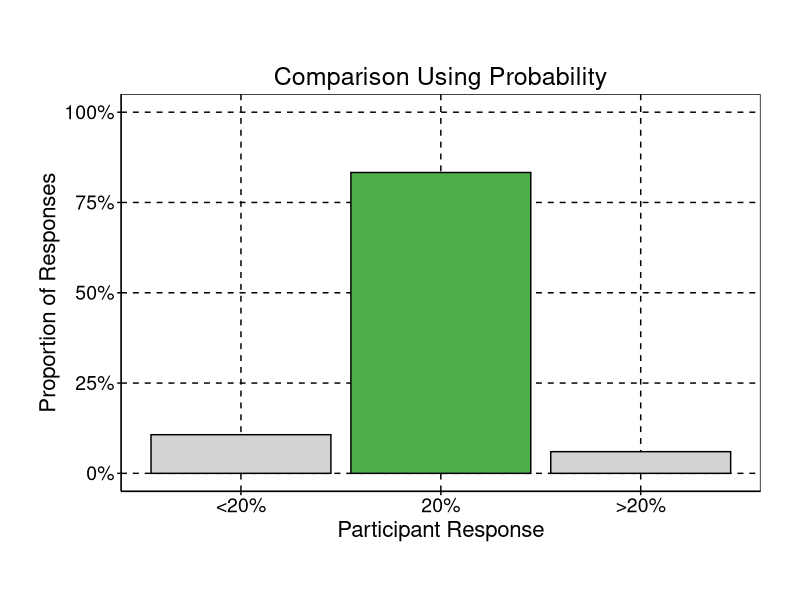
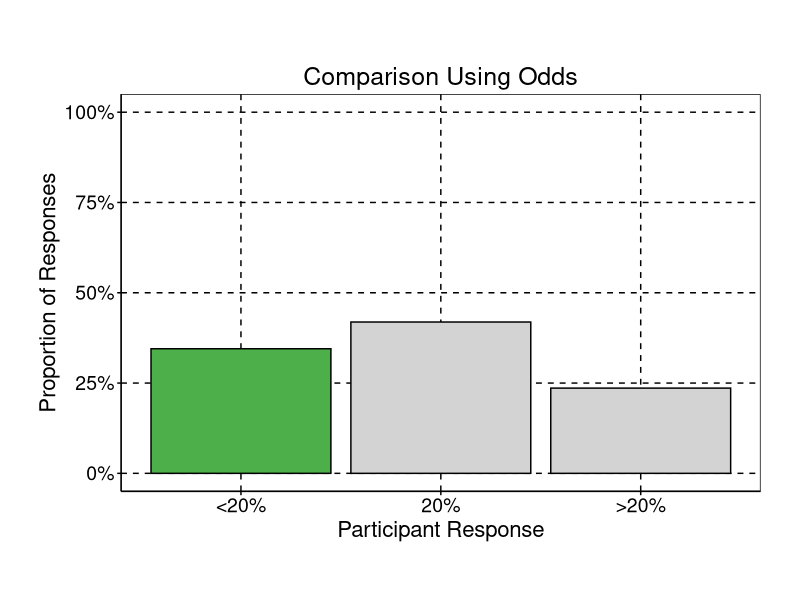
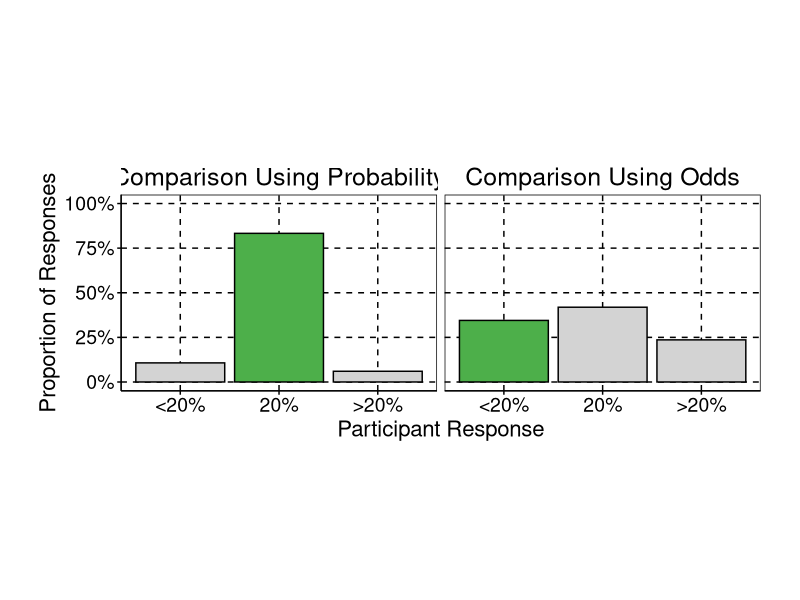
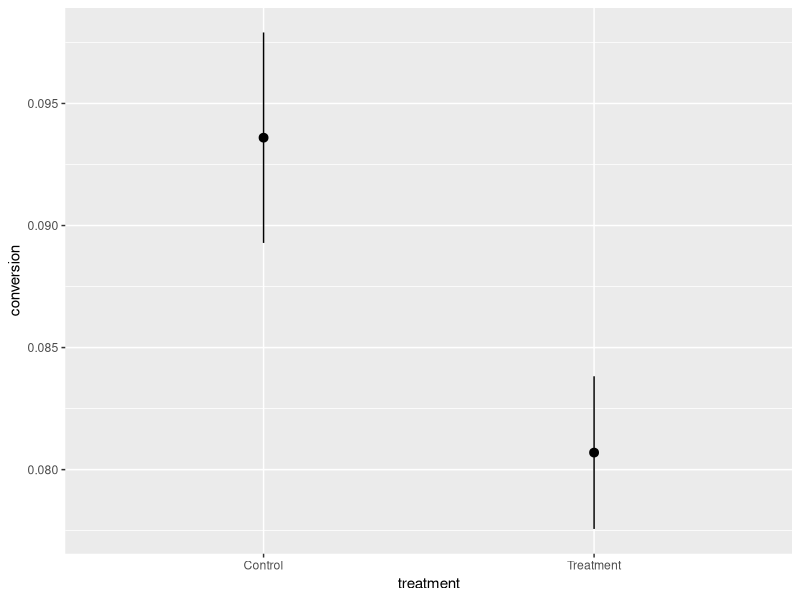
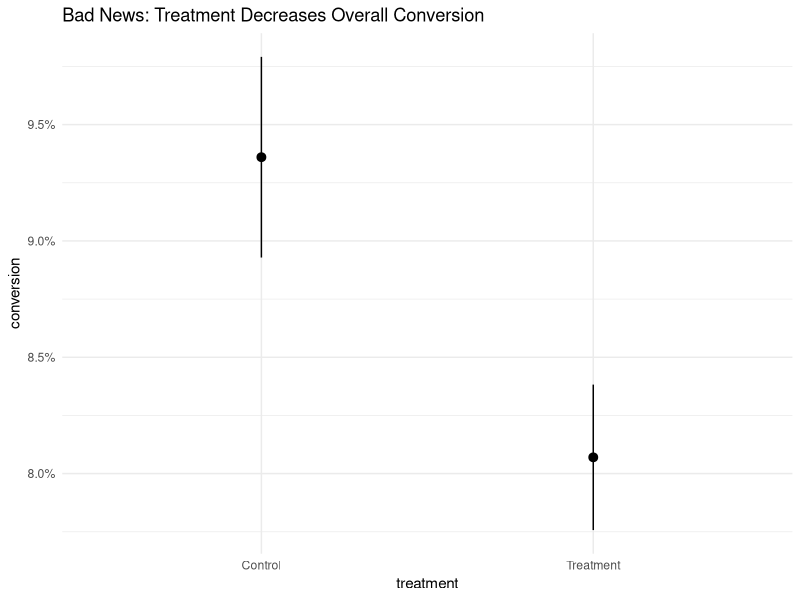
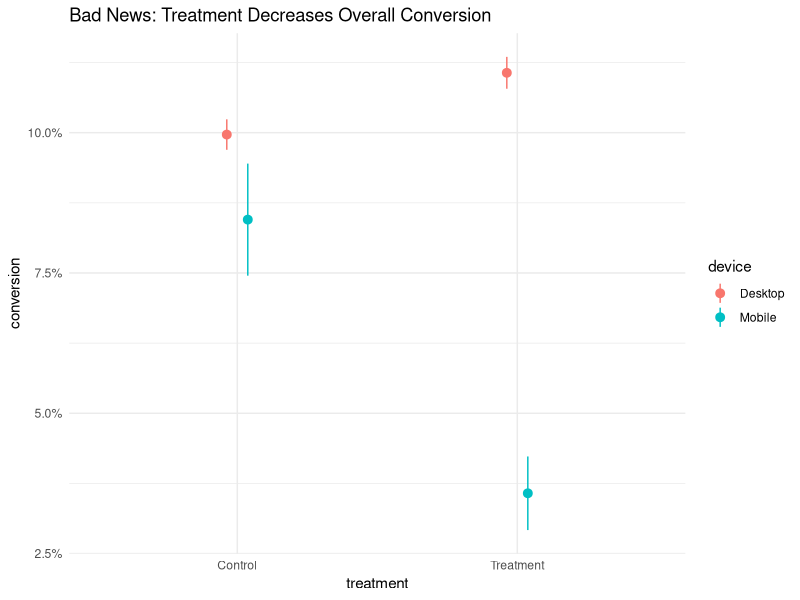

The R script that drew these images, in order:
## ---- chunk 1
#| echo: false
#| warning: false
#| message: false

library(tidyverse)
library(marginaleffects)

options(width = 10000)
options(marginaleffects_print_column_names = 10000)
options(marginaleffects_print_type = FALSE)
options(digits = 2)

od <- tibble::tribble(
  ~device,         ~population_weight, ~experiment_weight, ~p_control, ~p_treat,
  "Desktop",         0.6,     0.94,        0.1,     0.11,
  "Mobile",         0.4,    0.06,          0.08,     0.03
)

population_weights <- od %>% 
                      select(device, population_weight, experiment_weight) 


withr::with_seed(1, {
  
experiment_data <- od %>% 
                   sample_n(100000, weight = experiment_weight, replace=T) %>% 
                   group_by(device) %>% 
                   mutate(
                     treatment = sample(c('Treatment','Control'), size = n(), replace=T),
                     p = case_match(treatment, 'Treatment' ~ p_treat, .default = p_control),
                     conversion = rbinom(n(), 1, p)
                   ) %>% 
                   ungroup

})
# 
# a = od %>% summarise_at(vars(starts_with('p_')), ~weighted.mean(., experiment_weight))
# b = od %>% summarise_at(vars(starts_with('p_')), ~weighted.mean(., population_weight))
# 
# bind_rows(a, b) %>%
#   mutate(lift = map2_dbl(p_treat, p_control, lift))
## ---- chunk 2
#| echo: false
polls <- tribble(
  ~'prop', ~'response', ~"prompt", ~"correct", 
  0.107, "<20%", "Probability", 0,
  0.833, "20%", "Probability", 1,
  0.06,  ">20%", "Probability", 0,
  .345, "<20%", "Odds", 1,
  .419, "20%", "Odds", 0,
  .236, ">20%", "Odds", 0
) %>% 
  mutate(
    response = factor(response, levels = c("<20%", "20%", ">20%"), ordered = T),
    prompt = fct_rev(prompt),
    correct = factor(correct)
  ) 

my_labeller <- function(variable,value){
  return(str_c('Comparison Using ', value))
}


polls %>% 
  filter(prompt=='Probability') %>% 
  ggplot(aes(response, prop, fill=correct)) + 
  geom_col(color='black') +
  facet_wrap(~prompt, labeller = my_labeller) + 
  scale_y_continuous(labels = scales::percent) + 
  scale_fill_manual(values = c('light gray', '#4DAF4A')) + 
  labs(x='Participant Response', 
       y = 'Proportion of Responses') + 
  guides(fill='none') + 
  theme(
    aspect.ratio = 1 / 1.61,
    panel.background = element_rect(fill = "transparent", colour = 'black'),
    plot.background = element_rect(fill = "transparent", colour = NA),
    axis.title = element_text(colour = "black", size = 16),
    axis.text = element_text(colour = "black", size = 14),
    axis.ticks = element_line(colour = "black"),
    axis.line = element_line(colour = "black"),
    strip.background = element_rect(fill = "transparent", colour = NA),
    strip.text = element_text(colour = "black", size = 18),
    panel.grid.major = element_line(colour = "black", linetype = "dashed"), # Major grid lines
    panel.grid.minor = element_blank(),
    legend.background = element_rect(fill = "transparent", colour = NA),
    legend.text = element_text(colour = "black"),
    legend.title = element_text(colour = "black"),
    legend.key = element_rect(fill = "transparent", colour = NA),
    title = element_text(color="black"),
    plot.margin=grid::unit(c(1,1,1,1), "cm")
  ) + 
  scale_y_continuous(labels = scales::percent, limits = c(0, 1)) -> p1

p1
## ---- chunk 3
#| echo: false
polls %>% 
  filter(prompt=='Odds') %>% 
  ggplot(aes(response, prop, fill=correct)) + 
  geom_col(color='black') +
  facet_wrap(~prompt, labeller = my_labeller) + 
  scale_fill_manual(values = c('light gray', '#4DAF4A')) + 
  labs(x='Participant Response', 
       y = 'Proportion of Responses') + 
  guides(fill='none') + 
  theme(
    aspect.ratio = 1 / 1.61,
    panel.background = element_rect(fill = "transparent", colour = 'black'),
    plot.background = element_rect(fill = "transparent", colour = NA),
    axis.title = element_text(colour = "black", size = 16),
    axis.text = element_text(colour = "black", size = 14),
    axis.ticks = element_line(colour = "black"),
    axis.line = element_line(colour = "black"),
    strip.background = element_rect(fill = "transparent", colour = NA),
    strip.text = element_text(colour = "black", size = 18),
    panel.grid.major = element_line(colour = "black", linetype = "dashed"), # Major grid lines
    panel.grid.minor = element_blank(),
    legend.background = element_rect(fill = "transparent", colour = NA),
    legend.text = element_text(colour = "black"),
    legend.title = element_text(colour = "black"),
    legend.key = element_rect(fill = "transparent", colour = NA),
    title = element_text(color="black"),
    plot.margin=grid::unit(c(1,1,1,1), "cm")
  ) + 
  scale_y_continuous(labels = scales::percent, limits = c(0, 1)) -> p2

p2
## ---- chunk 4
#| echo: false
polls %>% 
  ggplot(aes(response, prop, fill=correct)) + 
  geom_col(color='black') +
  facet_wrap(~prompt, labeller = my_labeller) + 
  scale_fill_manual(values = c('light gray', '#4DAF4A')) + 
  labs(x='Participant Response', 
       y = 'Proportion of Responses') + 
  guides(fill='none') + 
  theme(
    aspect.ratio = 1 / 1.61,
    panel.background = element_rect(fill = "transparent", colour = 'black'),
    plot.background = element_rect(fill = "transparent", colour = NA),
    axis.title = element_text(colour = "black", size = 16),
    axis.text = element_text(colour = "black", size = 14),
    axis.ticks = element_line(colour = "black"),
    axis.line = element_line(colour = "black"),
    strip.background = element_rect(fill = "transparent", colour = NA),
    strip.text = element_text(colour = "black", size = 18),
    panel.grid.major = element_line(colour = "black", linetype = "dashed"), # Major grid lines
    panel.grid.minor = element_blank(),
    legend.background = element_rect(fill = "transparent", colour = NA),
    legend.text = element_text(colour = "black"),
    legend.title = element_text(colour = "black"),
    legend.key = element_rect(fill = "transparent", colour = NA),
    title = element_text(color="black"),
    plot.margin=grid::unit(c(1,1,1,1), "cm")
  ) + 
  scale_y_continuous(labels = scales::percent, limits = c(0, 1)) 
## ---- chunk 5
#| echo: true

model <- glm(conversion ~ treatment*device, 
  data=experiment_data,
  family = binomial())
## ---- chunk 6
#| echo: true
lift <- function(treated, control){
  diff <- mean(treated) - mean(control)
  diff / mean(control)
}
## ---- chunk 7
#| echo: false
lift <- function(hi, lo){
  diff <- mean(hi) - mean(lo)
  diff / mean(lo)
}
## ---- chunk 8
#| echo: false
#| eval: true
avg_comparisons(model=model, variables = 'treatment', comparison = lift) %>% 
  as_tibble() ->d


select(d, -contrast) %>% 
  select(term, estimate, std.error, p.value,  starts_with('conf'))
## ---- chunk 9
#| echo: false
#| eval: true
avg_comparisons(model=model, variables = 'treatment', comparison = lift,
                by = 'device') %>% 
  as_tibble()-> d


select(d, -contrast) %>% 
  select(term, device, estimate, std.error, p.value, starts_with('conf'))

## ---- chunk 10
population_weights
## ---- chunk 11
#| echo: false
#| eval: true

weighted_lift <- function(hi, lo, w){
  diff <- weighted.mean(hi, w) - weighted.mean(lo, w)
  diff / weighted.mean(lo, w)
}

avg_comparisons(model=model, variables = 'treatment',
                newdata = population_weights,
                comparison=weighted_lift,
                wts='population_weight') %>% 
  as_tibble() -> d


select(d, -contrast) %>% 
  select(term, estimate,  std.error, p.value,  starts_with('conf'))
## ---- chunk 12
#| fig-height: 4
population_weights_w_treat <- population_weights %>% 
                              crossing(
                                treatment = c('Treatment','Control')
                              )
plot_predictions(model=model,  
                 by = 'treatment', 
                 newdata = population_weights_w_treat, 
                 wts='population_weight')

## ---- chunk 13
#| fig-height: 4
#| code-line-numbers: "4-6"

plot_predictions(model=model,  
                 by = 'treatment', 
                 newdata = population_weights_w_treat, wts='population_weight') + 
  scale_y_continuous(labels = scales::percent) + 
  theme_minimal()+
  labs(title='Bad News: Treatment Decreases Overall Conversion')
## ---- chunk 14
#| fig-height: 4
#| code-line-numbers: "2"

plot_predictions(model=model,  
                 by = c('treatment', 'device'), 
                 newdata = population_weights_w_treat, wts='population_weight') + 
  scale_y_continuous(labels = scales::percent) + 
  theme_minimal()+
  labs(title='Bad News: Treatment Decreases Overall Conversion')
